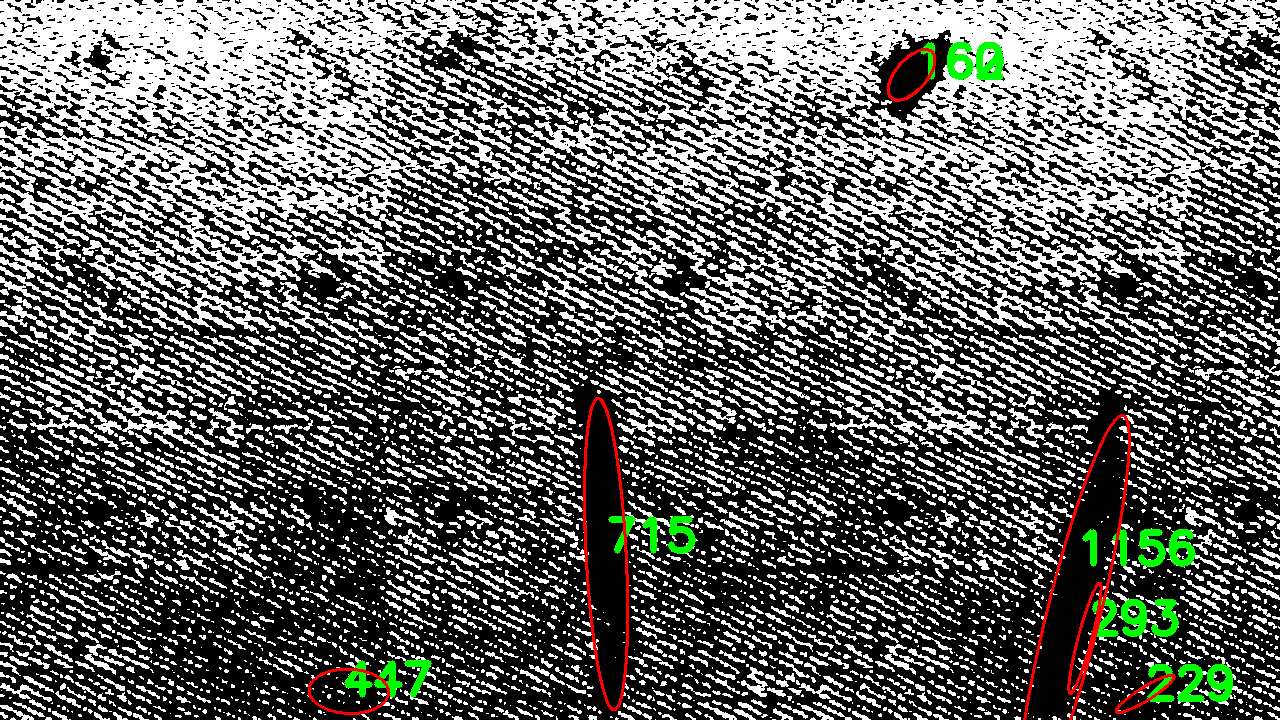
#> input picture temp/rep/ppimg1.png_out.png, 1280 x 720 px; its folder holds only this picture in this run
$ python main.py ppimg1.png_out.png
#> lines starting #> are read from the running program, lines starting #| are printed output that depends on the picture; after the words box and inside, x2 and y2 are one past the last pixel; in counts of white or black regions, pixels touching at a corner belong together
#!/usr/bin/env python3

import numpy as np
import cv2 as cv
import sys

COLOR_RED = (0, 0, 255)
COLOR_GREEN = (0, 255, 0)
COLOR_BLUE = (255, 0, 0)

def preprocessing(img):
    # conversao da imagem para escala de cinza
    img_gray = cv.cvtColor(img, cv.COLOR_BGR2GRAY)
    # aplicacao de filtro gaussiano
    imgblur = cv.GaussianBlur(img_gray, (3,3), 0)
    # aplicacao de filtro laplaciano
    imglap = cv.Laplacian(imgblur, cv.CV_16S, ksize=3)
    # conversao para uint8
    imgabs = cv.convertScaleAbs(imglap)
    # equalizacao de histograma
    imgeq = cv.equalizeHist(imgabs)
    # filtro de media
    imgblur = cv.blur(imgeq, (5,5))
    # limiarizacao binaria
    ret,thresh1 = cv.threshold(imgblur,120,255,cv.THRESH_BINARY_INV)
    # opening
    kernel = np.ones((13,13),np.uint8)
    opening = cv.morphologyEx(thresh1, cv.MORPH_OPEN, kernel)
    # dilatacao
    kernel_dl = np.ones((3,3),np.uint8)
    dilation = cv.dilate(opening,kernel_dl,iterations = 1)

    return dilation

def detect(file):
#> called with file = 'ppimg1.png_out.png'
    output = cv.imread(file)
#> output is the input picture: shape (720, 1280, 3); mean B, G, R 100, 102.6, 101.7
    jeans = cv.cvtColor(output, cv.COLOR_BGR2GRAY)
    jeans = cv.blur(jeans, (30,30))
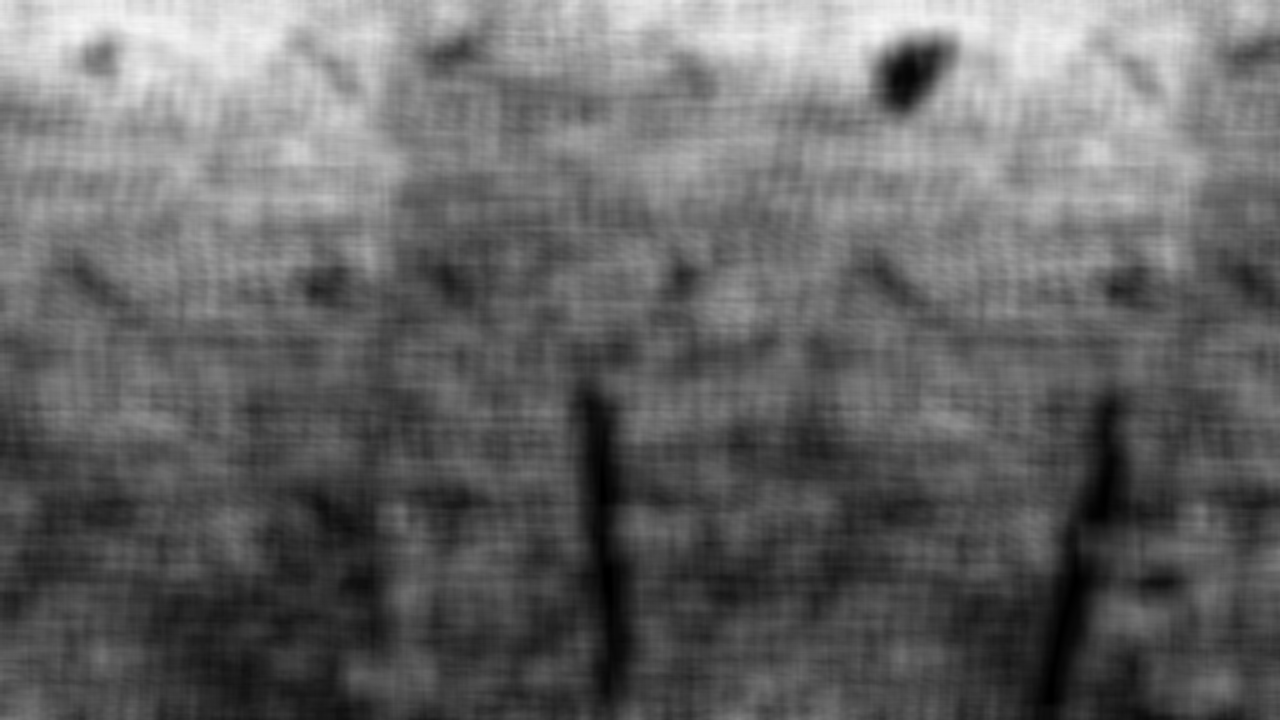
#> jeans: shape (720, 1280); min 0, max 245, mean 102.1
    _, jeans = cv.threshold(jeans, 20, 255, cv.THRESH_BINARY)
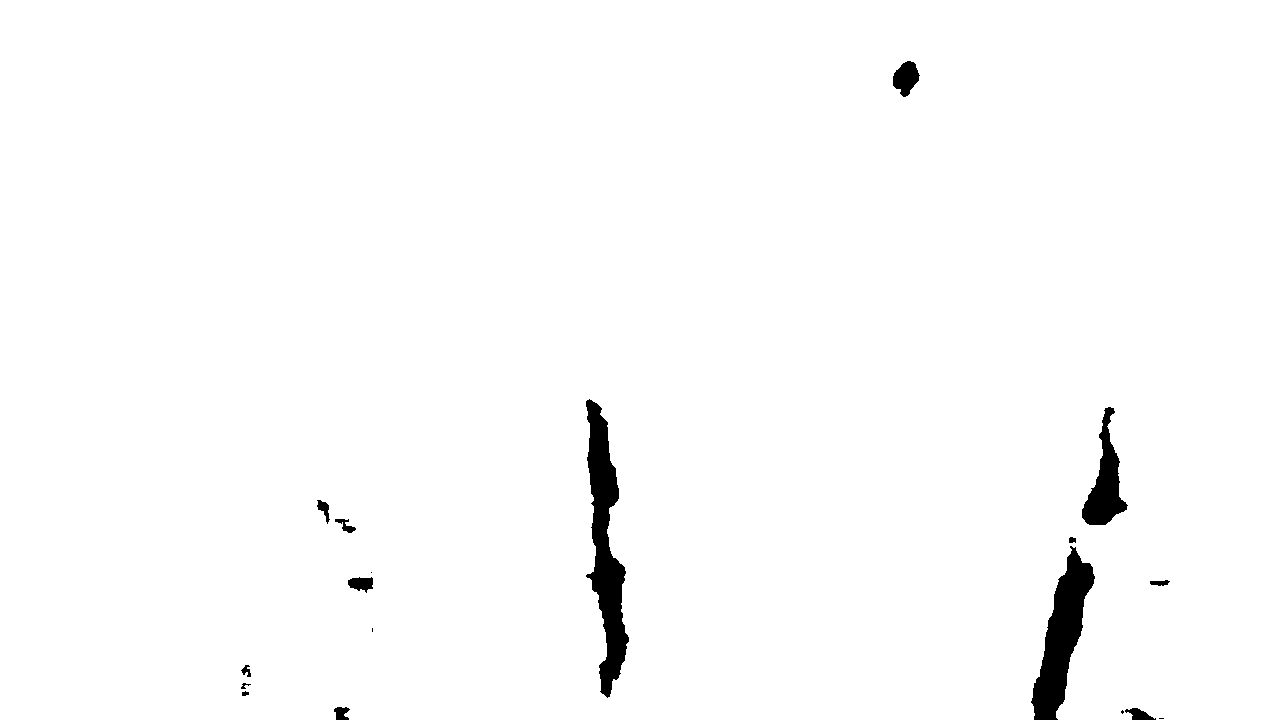
#> jeans: shape (720, 1280); 98.4% white; 18 black regions (4 under 20 px), largest, box (x1, y1, x2, y2) and area: (586, 399, 629, 698) 6086, (1031, 546, 1095, 720) 4897, (1082, 407, 1128, 525) 2326
    edges = cv.Canny(jeans, 50, 100)
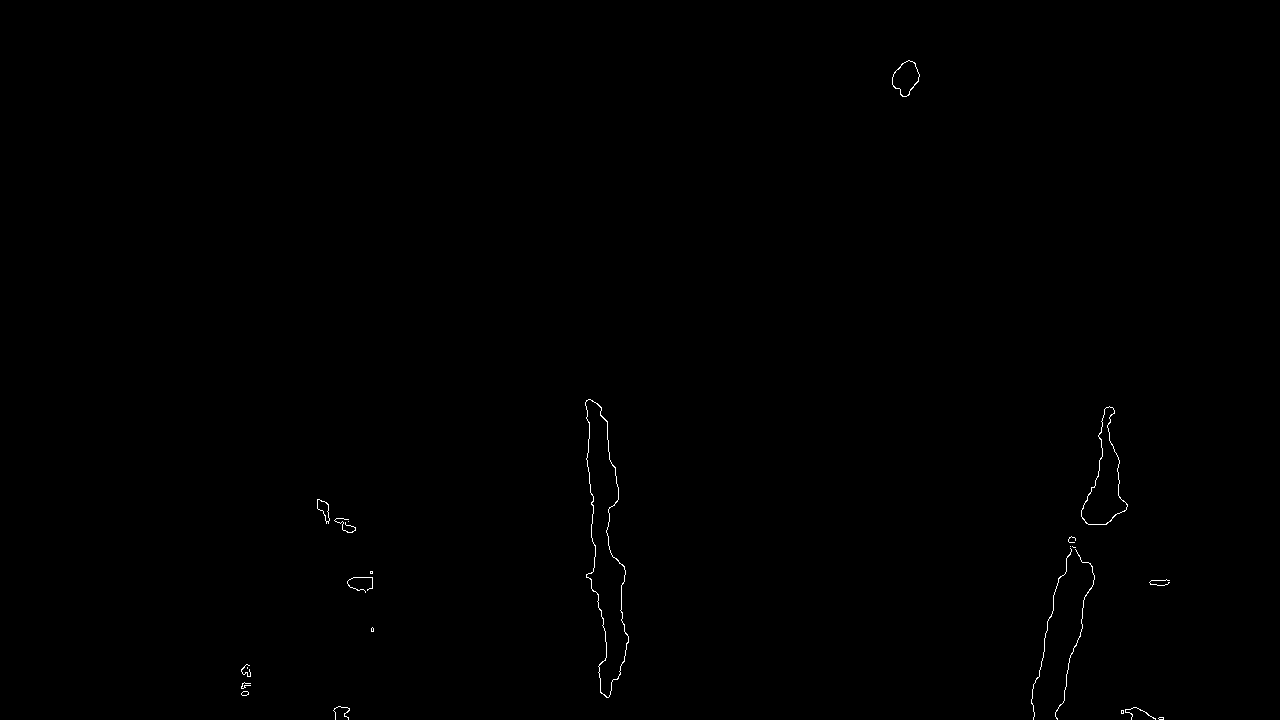
#> edges: shape (720, 1280); 0.21% white in thin lines or dots, all inside (x1, y1, x2, y2) = (241, 60, 1170, 720)
    contours, _ = cv.findContours(edges, cv.RETR_LIST, cv.CHAIN_APPROX_NONE)
#> contours = 32 contours, 22 with area under 20; largest, box (x1, y1, x2, y2) and area: (585, 399, 629, 698) 6132, (585, 399, 629, 698) 6072, (1081, 406, 1128, 525) 2340, (1081, 406, 1128, 525) 2309, (892, 60, 920, 97) 636
    for idx, contour in enumerate(contours):
        length = cv.arcLength(contour, closed=True)
        if length < 150: continue

        x,y,w,h = cv.boundingRect(contour)
        ellipse = cv.fitEllipse(contour)
        cv.putText(
            output, f'{int(length)}',
            (x+(w//2),y+(h//2)), cv.FONT_HERSHEY_SIMPLEX, 1.5, COLOR_GREEN, 5
        )
        cv.ellipse(output, ellipse, COLOR_RED, 2)
#> this loop made 32 passes
#> length on passes 1, 2, 3, 4, 5, 6, 7, 8, 9, 11, 12, 13: 11.66, 12.83, 7.66, 10, 102.9, 89.6, 18.49, 19.07, 50.97, 69.94, 9.66, 10.83
#> (length, x, y, w, h, ellipse) on passes 18, 19, 27, 28, 29, 30: (399.6, 1055, 549, 40, 171, ((1005.6, 734.9), (79.11, 404.7), 21.44)), (381.6, 1031, 548, 41, 172, ((1051.1, 634.2), (12.4, 163.7), 12.9)), (306.1, 1081, 406, 47, 119, ((1104.7, 479.9), (38.11, 121), 4.62)), (306.7, 1081, 406, 47, 119, ((1104.6, 480.1), (38.3, 121.5), 4.67)), (683.9, 585, 399, 44, 299, ((605.5, 551.8), (31.17, 305.2), 176.5)), (688, 585, 399, 44, 299, ((605.5, 551.9), (31.54, 305.3), 176.5))
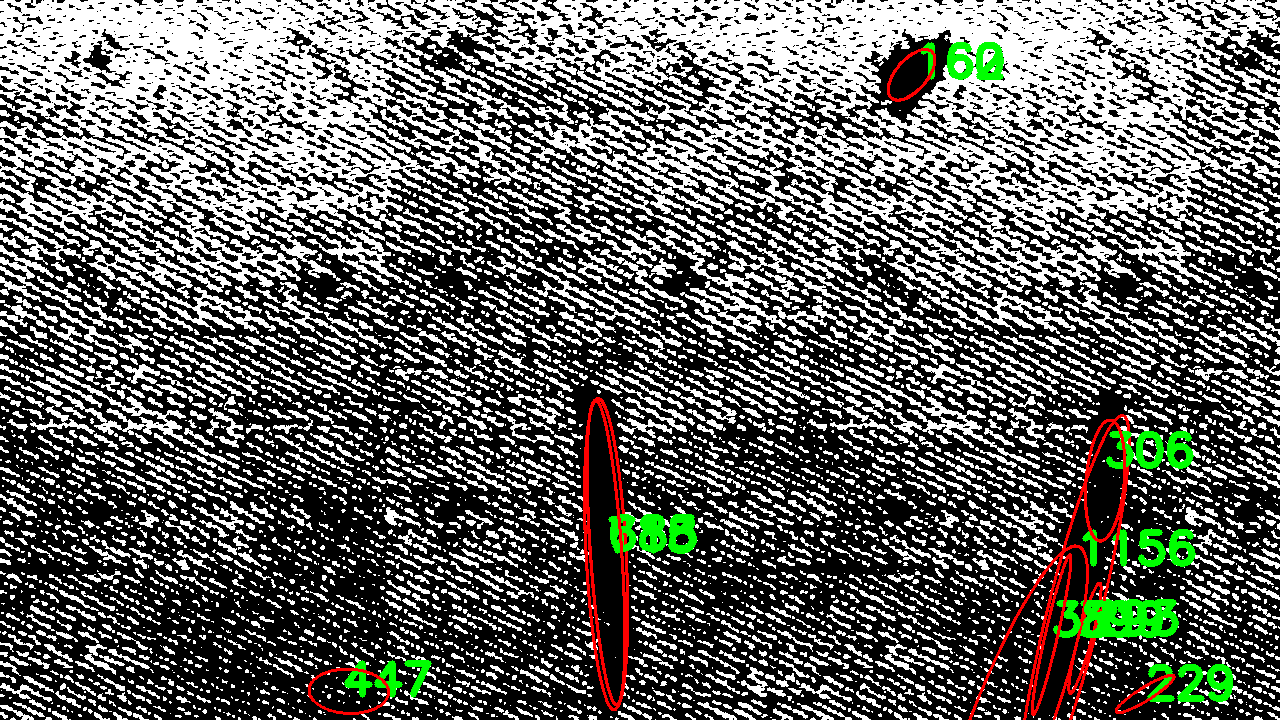
#> output: shape (720, 1280, 3); 0.99% of pixels changed, all inside (x1, y1, x2, y2) = (586, 399, 1194, 720)

    cv.imwrite(f'{file.split()[0]}_out.png', output)

def main():
    [detect(f) for f in sys.argv[1:]]

if __name__ == '__main__':
    main()

$ run again, on temp/rep/ppimg3.png_out.png
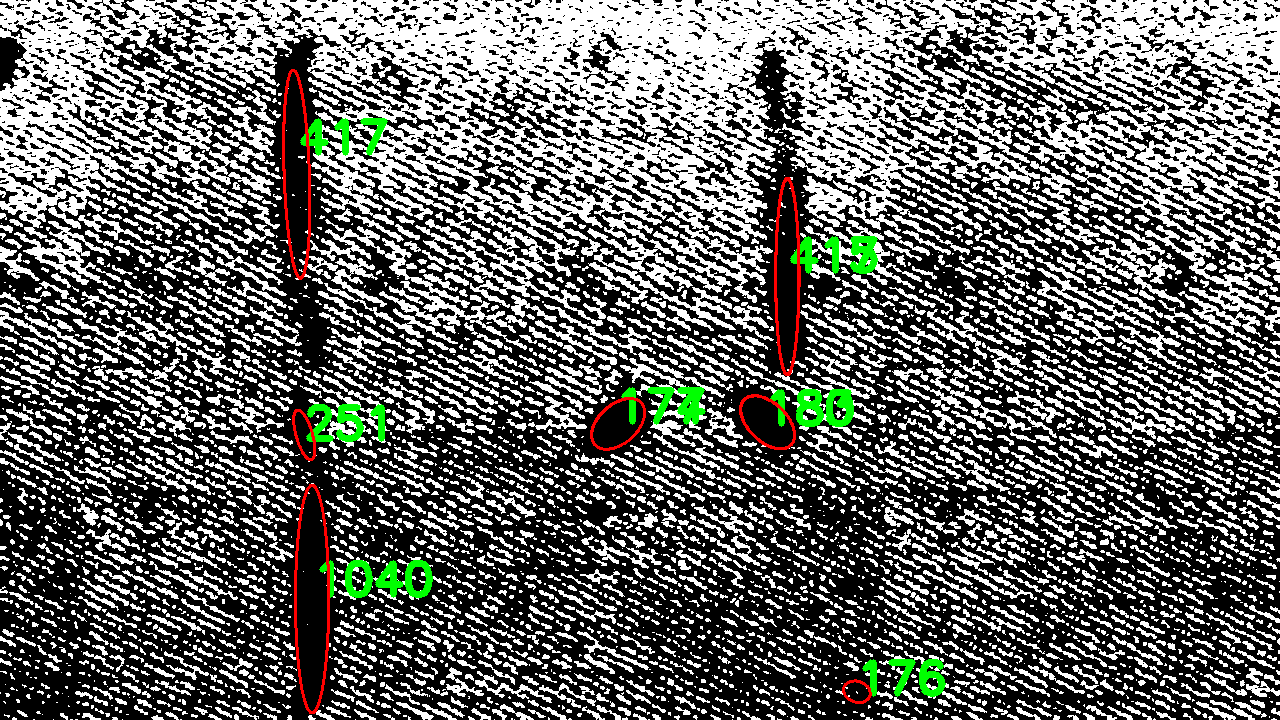
#> input picture temp/rep/ppimg3.png_out.png, 1280 x 720 px
#> in detect, output is the input picture: shape (720, 1280, 3); mean B, G, R 102.3, 105.2, 103.9
#> in detect, `_, jeans = cv.threshold(jeans, 20, 255, cv.THRESH_BINARY)`:
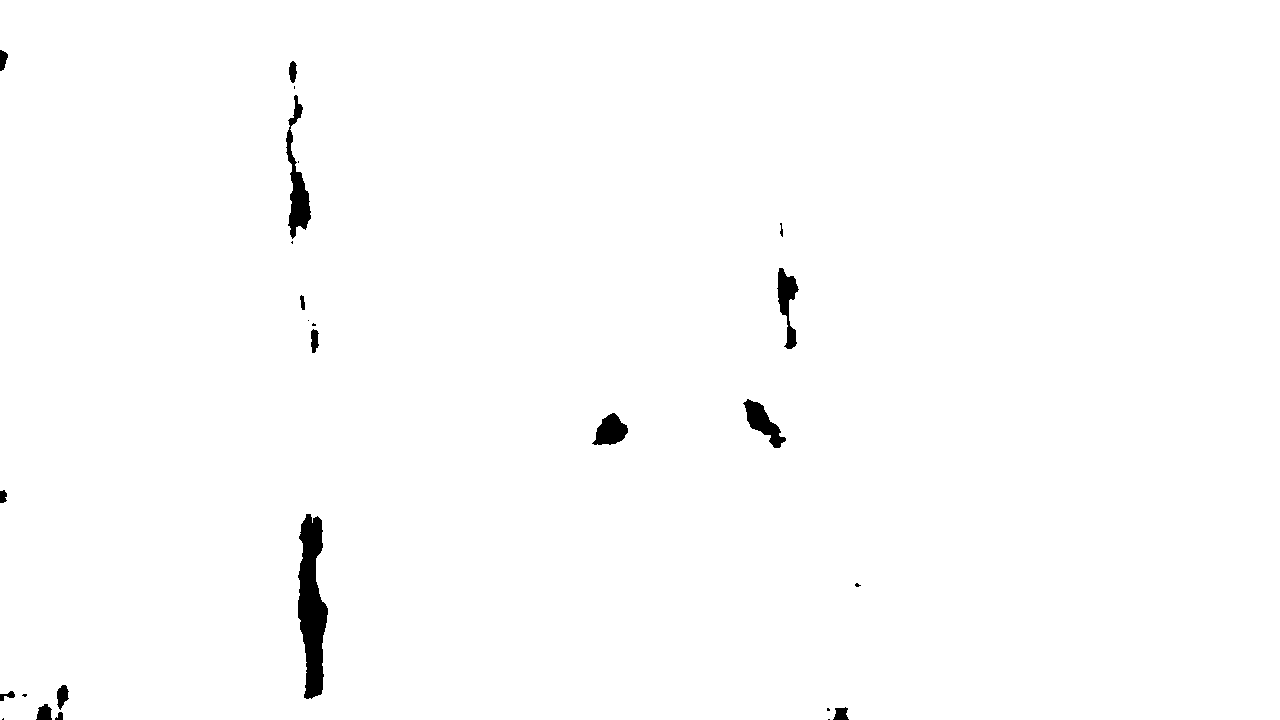
#> jeans: shape (720, 1280); 99.1% white; 26 black regions (10 under 20 px), largest, box (x1, y1, x2, y2) and area: (298, 514, 328, 699) 3569, (286, 95, 311, 239) 1380, (743, 399, 786, 448) 854
#> edges: shape (720, 1280); 0.18% white in thin lines or dots, all inside (x1, y1, x2, y2) = (0, 49, 861, 720)
#> contours = 44 contours, 32 with area under 20; largest, box (x1, y1, x2, y2) and area: (297, 513, 328, 699) 3563, (297, 513, 328, 699) 3546, (743, 399, 786, 448) 858, (743, 399, 786, 448) 840, (592, 412, 628, 445) 732
#> the loop in detect, `for idx, contour in enumerate(contours):` made 44 passes
#> length on passes 3 to 10: 40.38, 7.66, 8.83, 73.8, 82.77, 14.24, 11.07, 12.24
#> after the loop in detect, `for idx, contour in enumerate(contours):`:
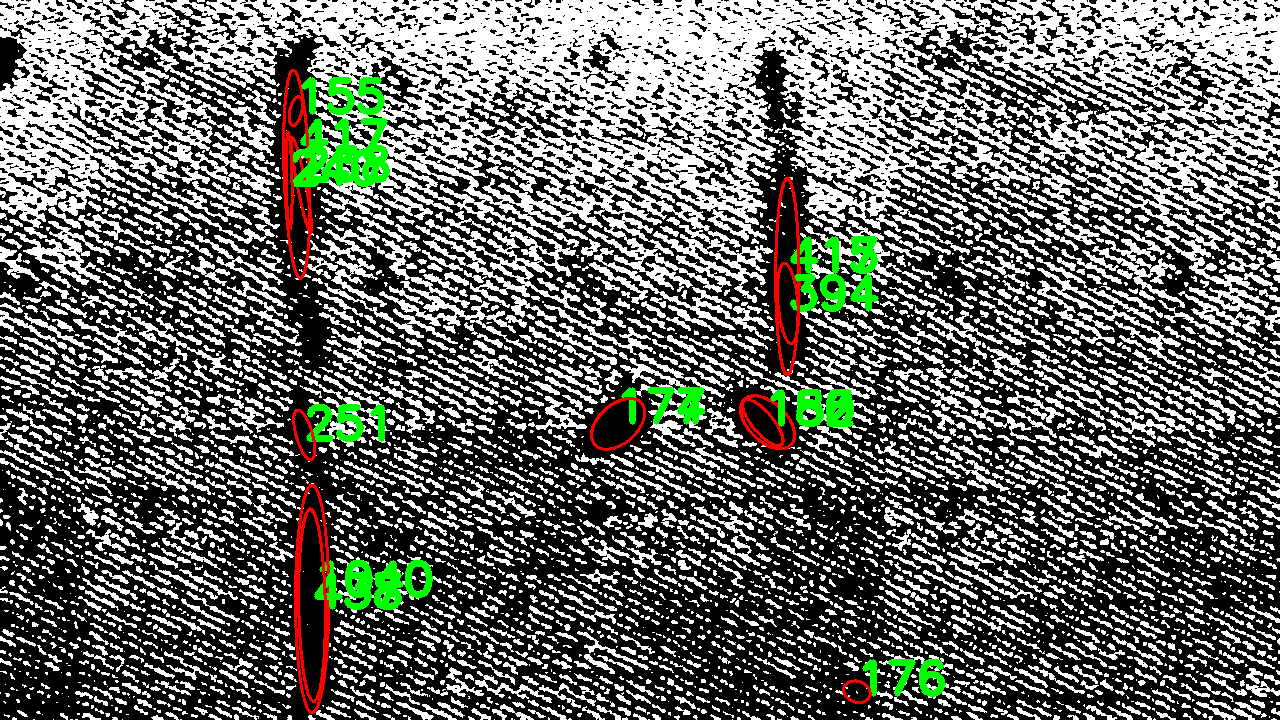
#> output: shape (720, 1280, 3); 1.12% of pixels changed, all inside (x1, y1, x2, y2) = (285, 77, 879, 703)
